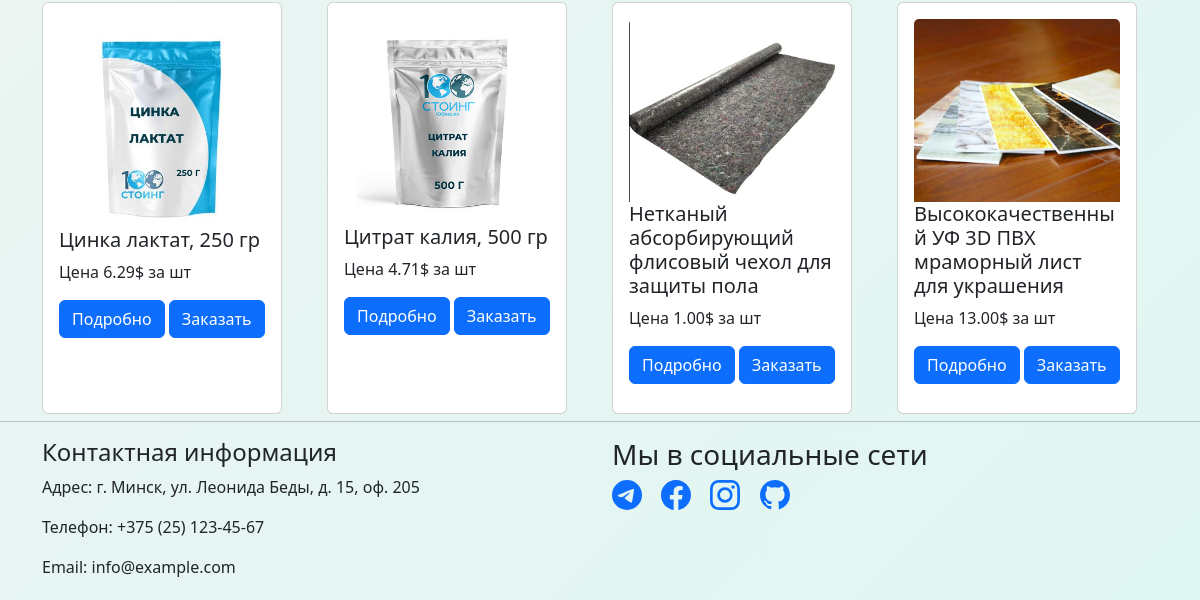
/products (lower part), run on an earlier commit of the app's database.
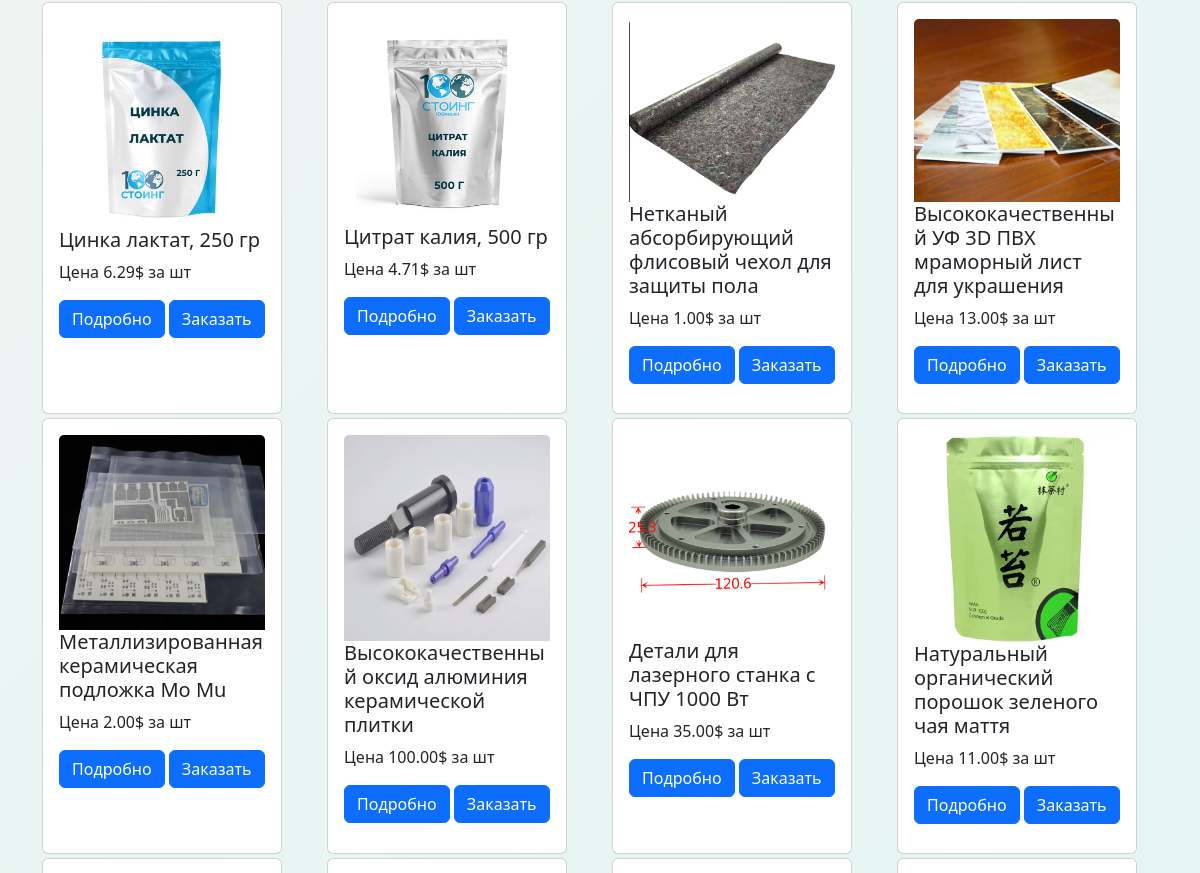
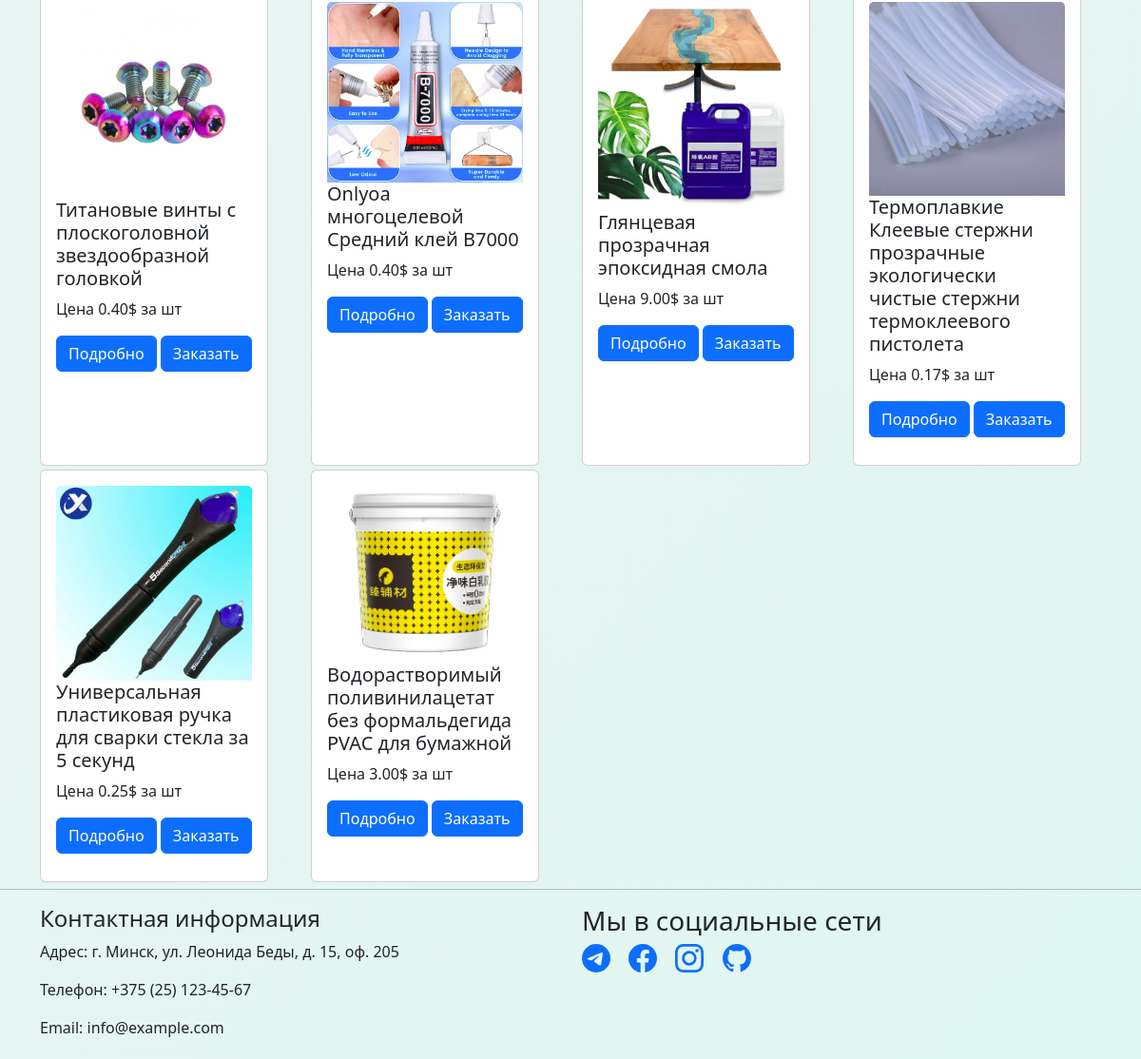
And on a later commit of the database (2 pictures, top to bottom).
### app/models.py (models this page shows, shortened)
class Product(models.Model):
    name = models.CharField(max_length=255)
    description = models.TextField()
    price = models.DecimalField(max_digits=10, decimal_places=2)
    quantity = models.PositiveIntegerField()
    product_image = models.ImageField()
    class Meta:
        verbose_name = 'Продукт'
        verbose_name_plural = 'Продукты'

### app/views.py (the view)
# urls.py: path('products', views.product_list, name='product_list'),
def product_list(request):
    products = Product.objects.all()
    context = {'products': products}
    return render(request, 'app/product_list.html', context)

### app/templates/app/product_list.html
{%extends './index.html'%}
{%load static%}
{% block main %}
<div class="container">
     <div class="row">
    {%for product in products%}
        <div class="col-md-3 mb-1">
            <div class="card h-100" style="width: 15rem; margin-top: 5%;">
                <div class="card-body" >
                                    <img src="{{ product.product_image.url }}" class="card-img-top" alt="...">
                    <h5 class="card-title">{{ product.name }}</h5>
                    <p class="card-text">Цена {{product.price}}$ за шт</p>
                    <a href="{% url 'app:product_detail' product.id %}" class="btn btn-primary">Подробно</a>
                    <a href="{% url 'app:create_order' %}" class="btn btn-primary">Заказать</a>
                </div>
            </div>
        </div>
    {%endfor%}
     </div>
</div>
{% endblock %}

What changed in the data, as far as the page shows it:
added Product: product_image (picture), name "Металлизированная керамическая подложка Mo Mu", price "2.00"
added Product: product_image (picture), name "Высококачественный оксид алюминия керамической плитки", price "100.00"
added Product: product_image (picture), name "Детали для лазерного станка с ЧПУ 1000 Вт", price "35.00"
added Product: product_image (picture), name "Натуральный органический порошок зеленого чая маття", price "11.00"
added Product: product_image (picture), name "Титановые винты с плоскоголовной звездообразной головкой", price "0.40"
added Product: product_image (picture), name "Onlyoa многоцелевой Средний клей B7000", price "0.40"
added Product: product_image (picture), name "Глянцевая прозрачная эпоксидная смола", price "9.00"
added Product: product_image (picture), name "Термоплавкие Клеевые стержни прозрачные экологически чистые стержни термоклеевого пистолета", price "0.17"
added Product: product_image (picture), name "Универсальная пластиковая ручка для сварки стекла за 5 секунд", price "0.25"
added Product: product_image (picture), name "Водорастворимый поливинилацетат без формальдегида PVAC для бумажной", price "3.00"
